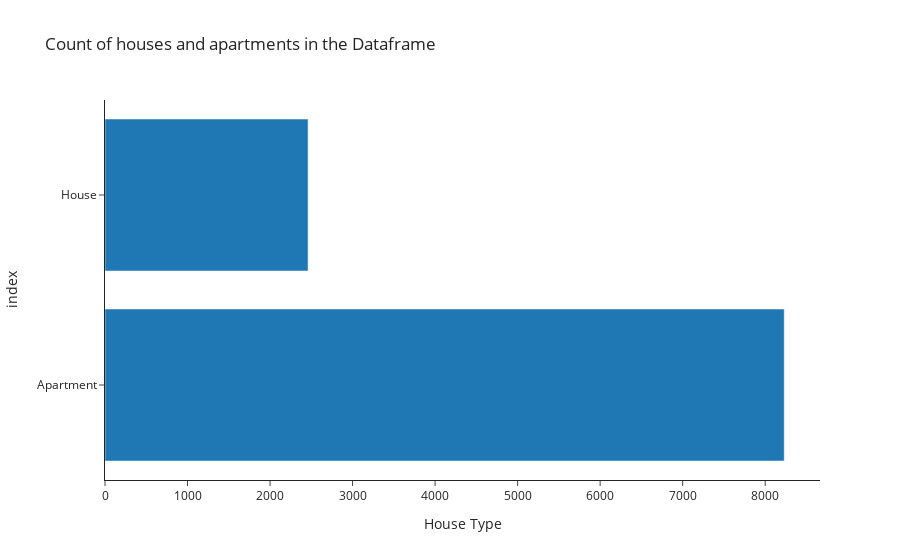

Notebook source saved alongside this figure:
### Code cell
## Let's check how many of the lines are houses and how many are apartments,
## First, we need to change the "-" value. In this case, we're going to consider '0' as the indicative of house

houses_rent.replace({'floor':'-'}, 0, inplace = True) 
## What we did here was call Replace to help us, in the floor column, to change the "-" value to 0

## To help us build a better DataFrame let's create a column where, when floor equals 0 we say it's a House
## and when floor different than 0 we say it's an apartment
houses_rent["House Type"] = "none" ## Initialize the column
houses_rent.loc[houses_rent.floor == 0, "House Type"] = "House" #If the floor value equals to 0 than House
houses_rent.loc[houses_rent.floor != 0, "House Type"] = "Apartment" ## Otherwise, apartment

##Now that we have this change made, we can group the values with 0 and the values that don't have 0

houses_rent_floor = houses_rent["House Type"].value_counts()
df_houses_rent_floor = pd.DataFrame(houses_rent_floor).reset_index()

fig = px.bar(df_houses_rent_floor,
             x = "House Type",
             y = "index",
             title = "Count of houses and apartments in the Dataframe",
             template = "simple_white",
             orientation = 'h') ## Setting the bar orientation to ho 
fig

### Figure 1 — Plotly figure (JSON) as saved in the notebook; plotly's stock layout.template omitted (floating-point values rounded to 4 significant figures)
{"data": [{"alignmentgroup": "True", "hovertemplate": "House Type=%{x}<br>index=%{y}<extra></extra>", "legendgroup": "", "marker": {"color": "#1F77B4"}, "name": "", "offsetgroup": "", "orientation": "h", "showlegend": false, "textposition": "auto", "type": "bar", "x": [8231, 2461], "xaxis": "x", "y": ["Apartment", "House"], "yaxis": "y"}], "layout": {"autosize": true, "barmode": "relative", "legend": {"tracegroupgap": 0}, "title": {"text": "Count of houses and apartments in the Dataframe"}, "xaxis": {"anchor": "y", "autorange": true, "domain": [0, 1], "range": [0, 8664.0], "title": {"text": "House Type"}, "type": "linear"}, "yaxis": {"anchor": "x", "autorange": true, "domain": [0, 1], "range": [-0.5, 1.5], "title": {"text": "index"}, "type": "category"}}}
